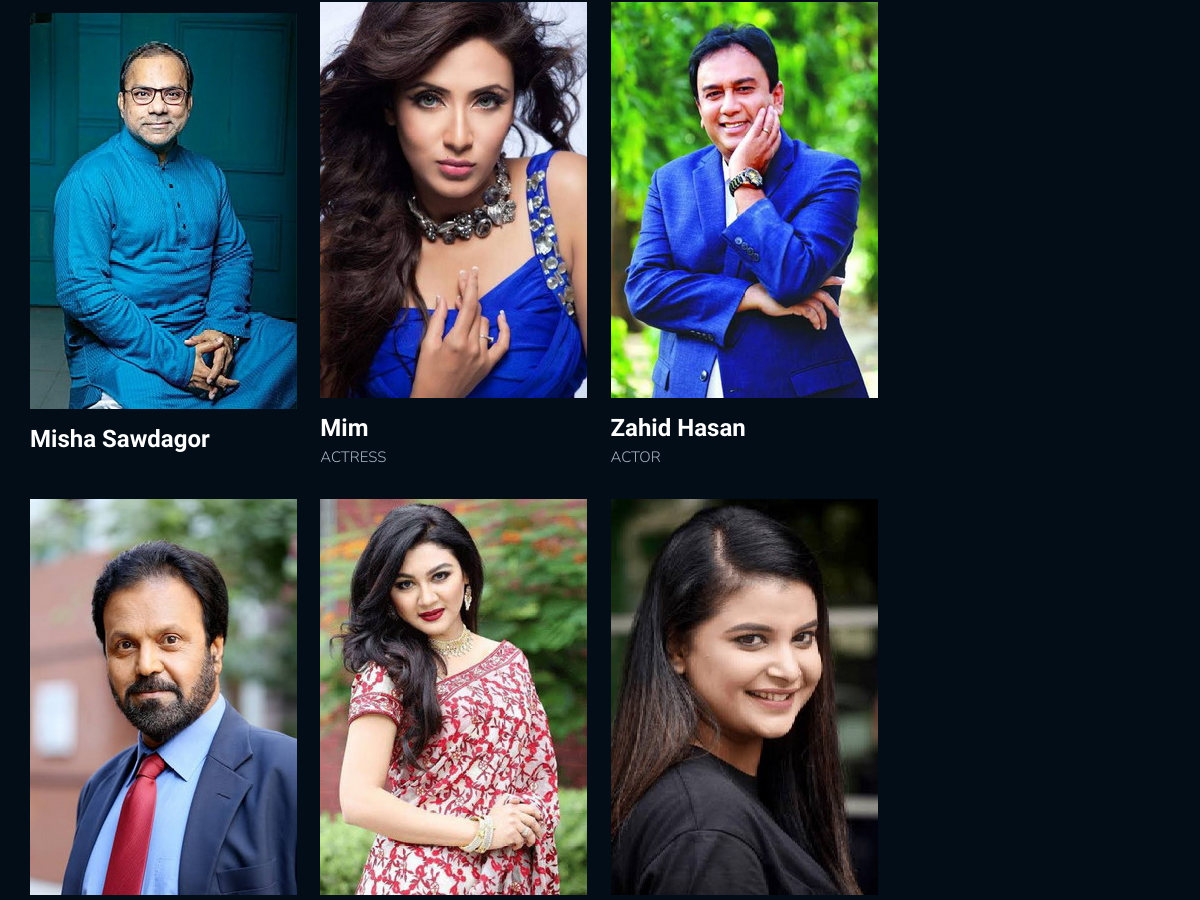
Before: /celebrities.html (middle part) with the older database file.
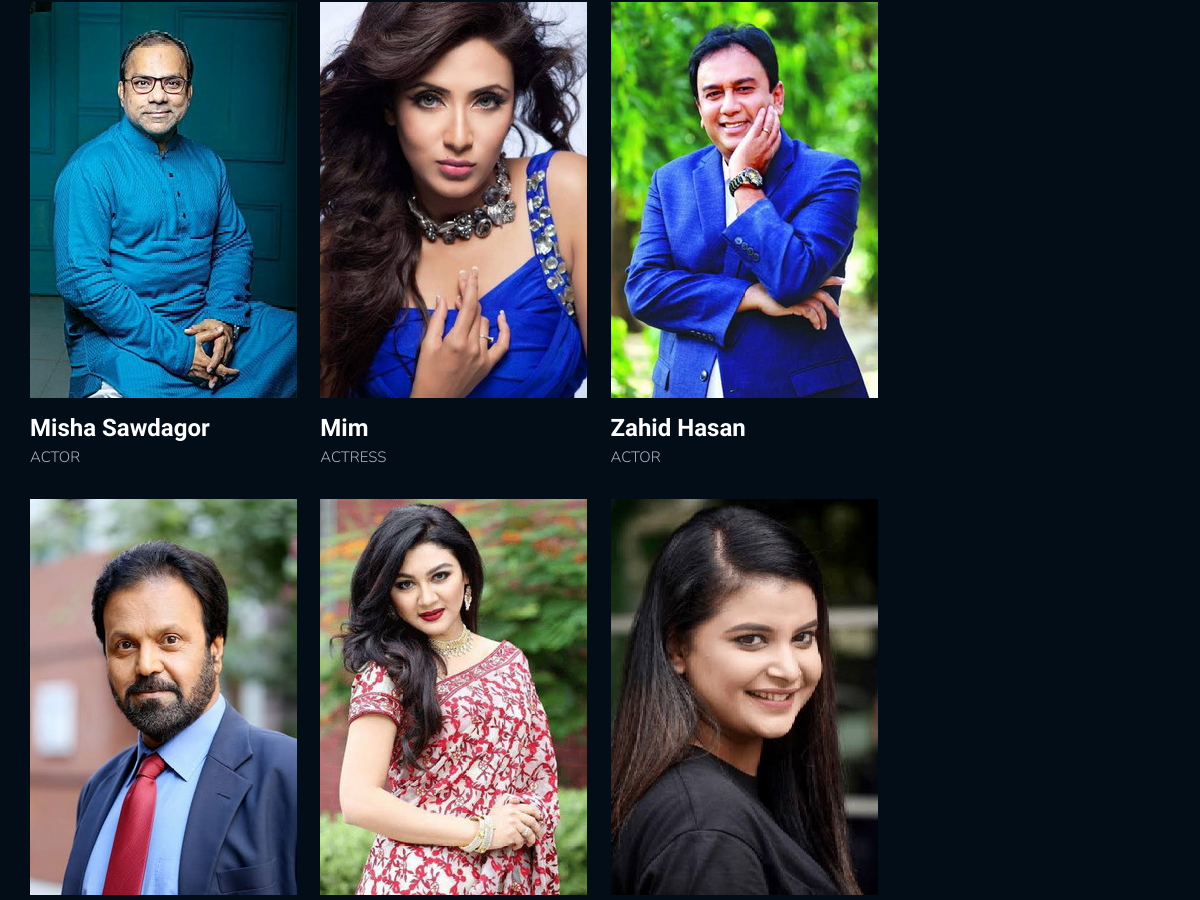
After: the same page with the newer database file.
### movie/models.py (models this page shows, shortened)
class Cast(models.Model):
    name = models.CharField(max_length=64)
    gender = models.CharField(max_length=6, choices=Genders, default='Male')
    date_of_birth = models.DateField(null=True, blank=True)
    overview = models.CharField(max_length=1000, default='Not Updated Yet')
    biography = models.CharField(max_length=10000, default='Not Updated Yet')
    movies = models.ManyToManyField(Movie, blank=True, related_name="cast_movie")

### movie/views.py (the view)
# urls.py: path('celebrities.html',views.celebrities,name='celebrities'),
def celebrities(request):
    return render(request,'celebrities.html',{
        "celebrities":Cast.objects.all()
    })

### movie/templates/celebrities.html (shortened to what this page needs)
{% extends "layout.html" %}
{% load static %}
{% block body %}
<div class="page-single">
	<div class="container">
		<div class="row ipad-width2">
			<div class="col-md-9 col-sm-12 col-xs-12">
				<div class="celebrity-items">
					{% for celeb in celebrities %}
					<div class="ceb-item">
						<a href="{% url 'celebrity' celeb.id %}"><img src='{% static "" %}movie/images/uploads/{{celeb.name}}.jpg' alt=""></a>
						<div class="ceb-infor">
							<h2><a href="celebritylist.html">{{celeb.name}}</a></h2>
							{% if celeb.gender == "MALE" %}
							<span>Actor</span>
							{% endif %}
							{% if celeb.gender == "FEMALE" %}
							<span>Actress</span>
							{% endif %}
						</div>
					</div>
					{% endfor %}
				</div>
			</div>
		</div>
	</div>
</div>
{% endblock %}

Changed rows visible on the page:
changed Cast "Misha Sawdagor": now shows "ACTOR"
